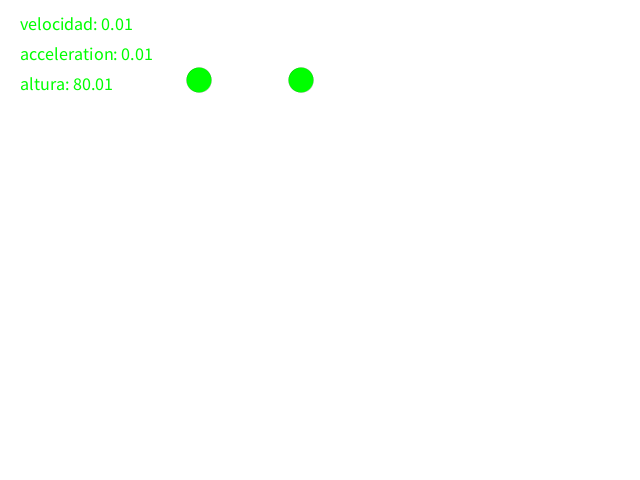
Frame 1 (no input)
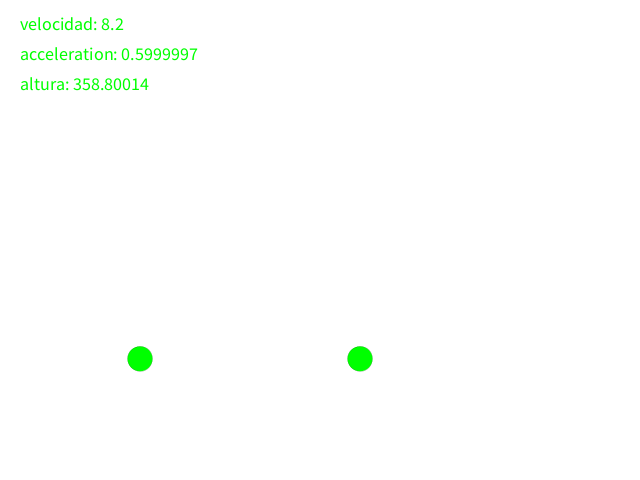
Frame 60 (the mouse pressed at the canvas centre just before this capture)
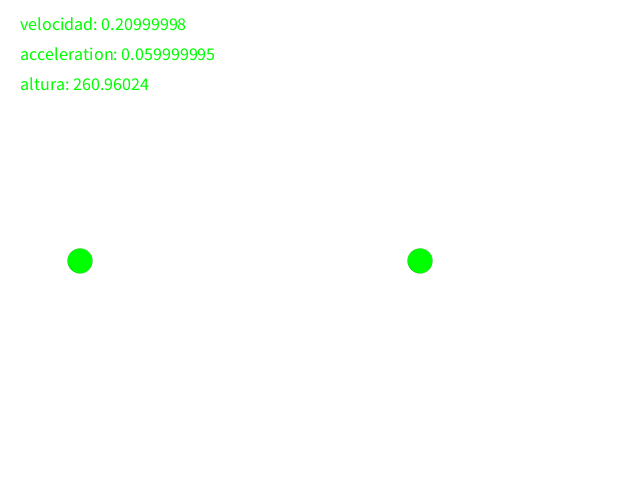
Frame 120 (the mouse held since frame 60 and released just before this capture)

The Processing sketch that drew these frames (run headless with seeded random() and noise(); from frame 60 on, the mouse is pressed at the canvas centre):

// Processing sketch: Paong01
// ── Paong01.pde
//Phase 1
//Create bubbles and make them bounce
//Created by Daniel Alvarez (DasK)

ArrayList<Bubble> bubbles = new ArrayList<Bubble>();
Bubble actualbubble;

void setup() {
  size(640, 480);
  //frameRate(30);
  bubbles.add(new Bubble(200, height-400, false));
  bubbles.add(new Bubble(300, height-400, true));
}

void draw() {
  background(255);
  for (int i = 0; i < bubbles.size(); i++) {
    actualbubble = bubbles.get(i);
    actualbubble.move();
    actualbubble.show();
  }

  //for debug
  textSize(18);
  text("velocidad: " + str(actualbubble.speed), 20, 30);   
  text("acceleration: " + str(actualbubble.acceleration), 20, 60);
  text("altura: " + str(actualbubble.y), 20, 90);
}

// ── Bubble.pde
class Bubble {
  float x;
  float y;
  boolean dirx;
  boolean diry;
  int diameter;
  float speed = 0;
  float acceleration = 0;
  int maxspeed = 8;
  float horizontalspeed = 1;

  Bubble(float startX, float startY, boolean startdirX) {
    x = startX;
    y = startY;
    dirx = startdirX;
    diry = true;
    diameter = 25;
  }

  void move() {
    speedchange();
    if (dirx) x+=horizontalspeed;
    else x-=horizontalspeed;
    if (diry) y += speed;
    else y-=speed;

    checkboundaries();
  }

  void show() {
    //stroke(0);
    fill(0, 255, 0);
    strokeWeight(0);
    //rectMode(CORNERS);
    ellipse(x, y, diameter, diameter);
  }
  

  void speedchange() {
    acceleration += 0.01;
    if (diry && speed < maxspeed) { // baja    
      speed += acceleration;
    }
    else if (!diry) { // baja  
      speed -= acceleration;
    }
    if (speed < 0) {
      speed = 0;
      acceleration = 0;
      diry=true;
    }
  }


  void checkboundaries() {
    if (!dirx && x < diameter/2) dirx = true;
    else if (dirx && x > width-(diameter/2)) dirx = false;
    if (diry && y > height-(diameter/2)) {
      diry = false;
      acceleration = 0;
    }
  }
}
